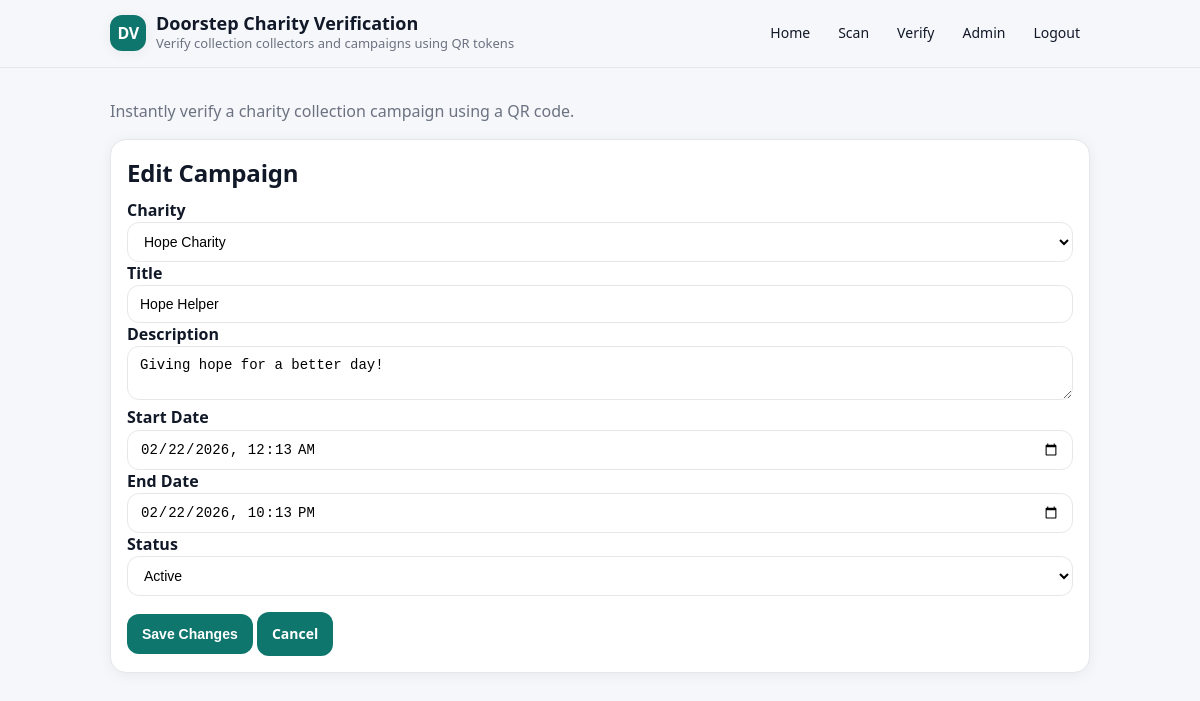
/admin/campaigns/1/edit (signed in), run on an earlier commit of the app's database.
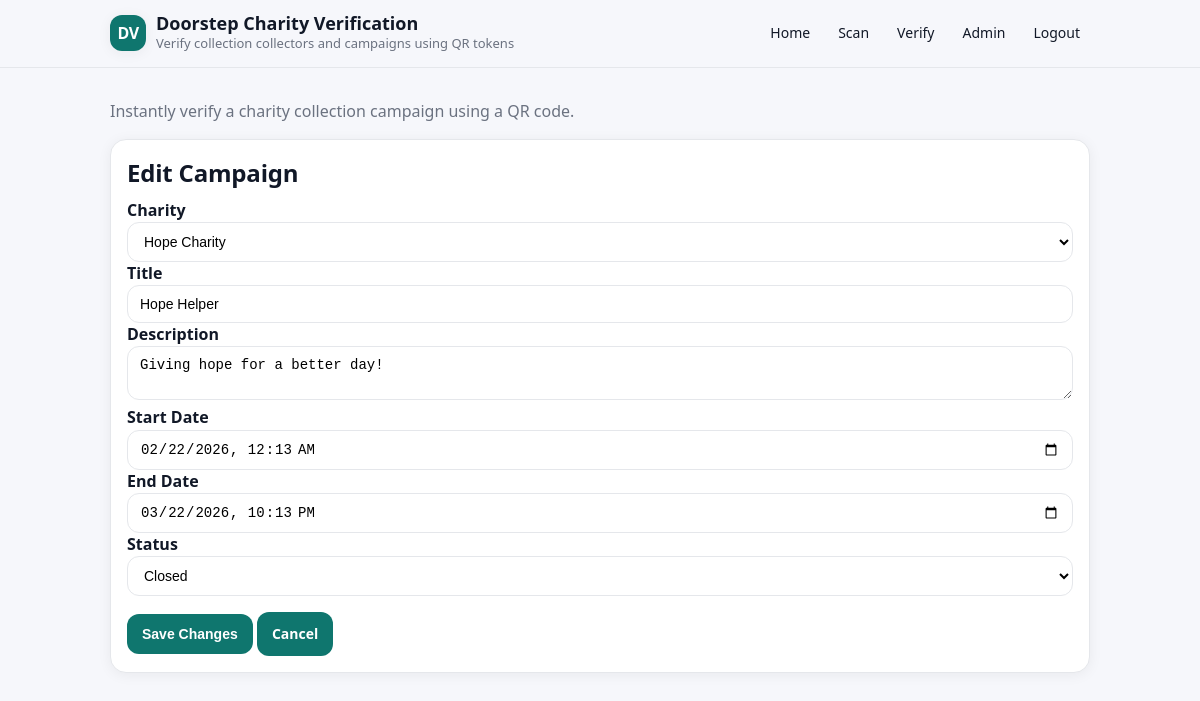
And on a later commit of the database.
### app/models.py (models this page shows, shortened)
class Campaign(db.Model):
    __tablename__ = "campaigns"
    id = db.Column(db.Integer, primary_key=True)
    charity_id = db.Column(db.Integer, db.ForeignKey("charities.id"), nullable=False)
    title = db.Column(db.String(200), nullable=False)
    description = db.Column(db.Text, nullable=True)
    starts_at = db.Column(db.DateTime, nullable=False)
    ends_at = db.Column(db.DateTime, nullable=False)
    status = db.Column(db.String(20), default="active", nullable=False)
    created_at = db.Column(db.DateTime, default=datetime.utcnow, nullable=False)

class Charity(db.Model):
    __tablename__ = "charities"
    id = db.Column(db.Integer, primary_key=True)
    name = db.Column(db.String(200), nullable=False)
    registration_number = db.Column(db.String(100), unique=True, nullable=False)
    website = db.Column(db.String(255), nullable=True)
    campaigns = db.relationship("Campaign", backref="charity", lazy=True)

### app/routes_admin.py (the view)
@admin_bp.get("/campaigns/<int:campaign_id>/edit")
@login_required
def edit_campaign(campaign_id: int):
    campaign = Campaign.query.get_or_404(campaign_id)
    charities = Charity.query.order_by(Charity.name.asc()).all()
    return render_template("admin/edit_campaign.html", campaign=campaign, charities=charities)

### app/__init__.py (called while the page is built)
@login_manager.user_loader
def load_user(user_id):
        from app.models import User
        return User.query.get(int(user_id))

### app/templates/admin/edit_campaign.html (shortened to what this page needs)
{% extends "base.html" %}
{% block content %}
<div class="card">
  <h2>Edit Campaign</h2>
  <form method="post" action="{{ url_for('admin.update_campaign', campaign_id=campaign.id) }}">
    <label>Charity</label>
    <select name="charity_id" required>
      {% for charity in charities %}
        <option value="{{ charity.id }}" {% if charity.id == campaign.charity_id %}selected{% endif %}>
          {{ charity.name }}
        </option>
      {% endfor %}
    </select>
    <label>Title</label>
    <input type="text" name="title" value="{{ campaign.title }}" required>
    <label>Description</label>
    <textarea name="description">{{ campaign.description or '' }}</textarea>
    <label>Start Date</label>
    <input type="datetime-local" name="starts_at" value="{{ campaign.starts_at.strftime('%Y-%m-%dT%H:%M') }}" required>
    <label>End Date</label>
    <input type="datetime-local" name="ends_at" value="{{ campaign.ends_at.strftime('%Y-%m-%dT%H:%M') }}" required>
    <label>Status</label>
    <select name="status">
      <option value="active" {% if campaign.status == 'active' %}selected{% endif %}>Active</option>
      <option value="closed" {% if campaign.status == 'closed' %}selected{% endif %}>Closed</option>
    </select>
    <div style="margin-top:16px;">
      <button type="submit" class="btn">Save Changes</button>
      <a href="{{ url_for('admin.dashboard') }}" class="btn">Cancel</a>
    </div>
  </form>
</div>
{% endblock %}

What changed in the data, as far as the page shows it:
changed Campaign "Hope Helper": ends_at "02/22/2026 22:13" → "03/22/2026 22:13"; status "Active" → "Closed"
